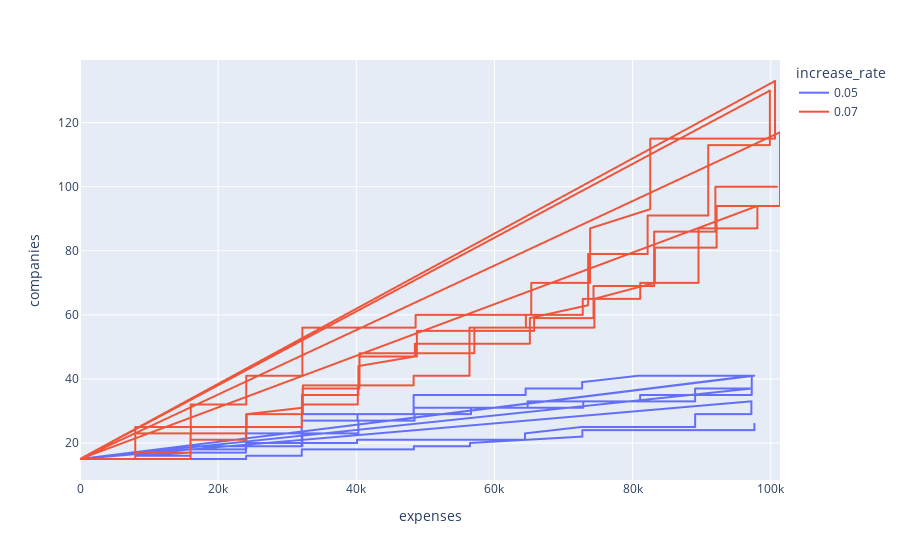

Notebook code for this chart:
### Code cell
df.plot(
    kind='line',
    x='expenses', # Variable on the horizontal axis
    y='companies', # Variables on the vertical axis
    color='increase_rate' # Color by dt
)

### Figure 1 — Plotly figure (JSON) as saved in the notebook; plotly's stock layout.template omitted (floating-point values rounded to 4 significant figures; data arrays with more than 128 entries replaced by an {"elided": "..."} marker saying what was removed)
{"data": [{"hovertemplate": "increase_rate=0.05<br>expenses=%{x}<br>companies=%{y}<extra></extra>", "legendgroup": "0.05", "line": {"color": "#636efa", "dash": "solid"}, "mode": "lines", "name": "0.05", "showlegend": true, "type": "scattergl", "x": {"elided": "1830 float values"}, "xaxis": "x", "y": {"elided": "1830 int values"}, "yaxis": "y"}, {"hovertemplate": "increase_rate=0.07<br>expenses=%{x}<br>companies=%{y}<extra></extra>", "legendgroup": "0.07", "line": {"color": "#EF553B", "dash": "solid"}, "mode": "lines", "name": "0.07", "showlegend": true, "type": "scattergl", "x": {"elided": "1830 float values"}, "xaxis": "x", "y": {"elided": "1830 int values"}, "yaxis": "y"}], "layout": {"legend": {"title": {"text": "increase_rate"}, "tracegroupgap": 0}, "margin": {"t": 60}, "xaxis": {"anchor": "y", "domain": [0, 1], "title": {"text": "expenses"}}, "yaxis": {"anchor": "x", "domain": [0, 1], "title": {"text": "companies"}}}}
